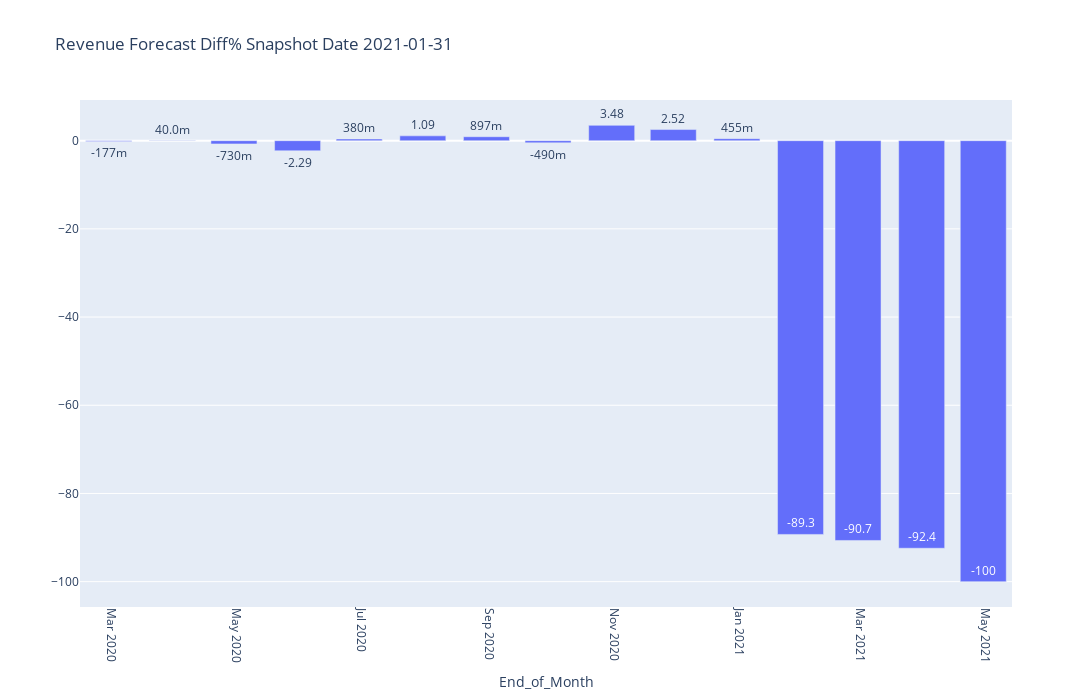

Notebook cell for this chart:
### Code cell
#!/usr/bin/python
# -*- coding: utf-8 -*-
import plotly.express as px
import plotly.graph_objs as go
fig_width = 1500
fig_height = 700
df = final_merge_df.query('Relative_Snapshot_Month_Offset == 0 and Relative_Offset >= -11 and Relative_Offset <= 3')

df['End_of_Month'] = pd.to_datetime(df['End_of_Month'
                                    ]).dt.date.astype(str)
df['Snapshot_Date_Short'] = pd.to_datetime(df['Snapshot_Date_Short'
        ]).dt.date.astype(str)

x = 'End_of_Month'
y = 'Pipeline'
y1 = 'Revenue'
y2 = 'predicted'
y3 = 'Diff'
y4 = 'Diff%'

trace1 = go.Bar(x=df[x], y=df[y4], text=df[y4], name=y4, 
                # marker_color='green'
                )
#fig.add_trace(trace1)
data = [trace1]

layout = go.Layout(
    title_text='Revenue Forecast Diff% Snapshot Date' + ' '
        + df['Snapshot_Date_Short'].max(),
    barmode='group',
    uniformtext_minsize=8,
    uniformtext_mode='hide',
    width=fig_width,
    height=fig_height
    )
fig = go.Figure(data=data, layout=layout)
fig.update_traces(texttemplate='%{text:.3s}', textposition='auto',
                  #textfont_color='auto'
                  )

#trace4 = go.Scatter(x=df[x], y=df[y3], text=df[y3], name=y3,
#                marker_color='red', mode="markers+lines")
#fig.add_trace(trace4)   
          
'''
fig.add_trace(go.Scatter(
    x=df[x],
    y=df[y3],
    text=df[y3],
    mode='lines',
    line=go.scatter.Line(color='red'),
    name='Diff'
    ))
'''
fig.update_xaxes(tickangle=90, title_text=x)

        # title_font = {"size": 20},
        # title_standoff = 25

iplot(fig)

### Figure 1 — Plotly figure (JSON) as saved in the notebook; plotly's stock layout.template omitted (floating-point values rounded to 4 significant figures)
{"data": [{"name": "Diff%", "text": [-0.1771, 0.04, -0.7295, -2.291, 0.3795, 1.092, 0.8969, -0.4896, 3.477, 2.522, 0.4545, -89.29, -90.66, -92.42, -100], "textposition": "auto", "texttemplate": "%{text:.3s}", "type": "bar", "x": ["2020-02-29", "2020-03-31", "2020-04-30", "2020-05-31", "2020-06-30", "2020-07-31", "2020-08-31", "2020-09-30", "2020-10-31", "2020-11-30", "2020-12-31", "2021-01-31", "2021-02-28", "2021-03-31", "2021-04-30"], "y": [-0.1771, 0.04, -0.7295, -2.291, 0.3795, 1.092, 0.8969, -0.4896, 3.477, 2.522, 0.4545, -89.29, -90.66, -92.42, -100]}], "layout": {"barmode": "group", "height": 700, "title": {"text": "Revenue Forecast Diff% Snapshot Date 2021-01-31"}, "uniformtext": {"minsize": 8, "mode": "hide"}, "width": 1500, "xaxis": {"tickangle": 90, "title": {"text": "End_of_Month"}}}}
